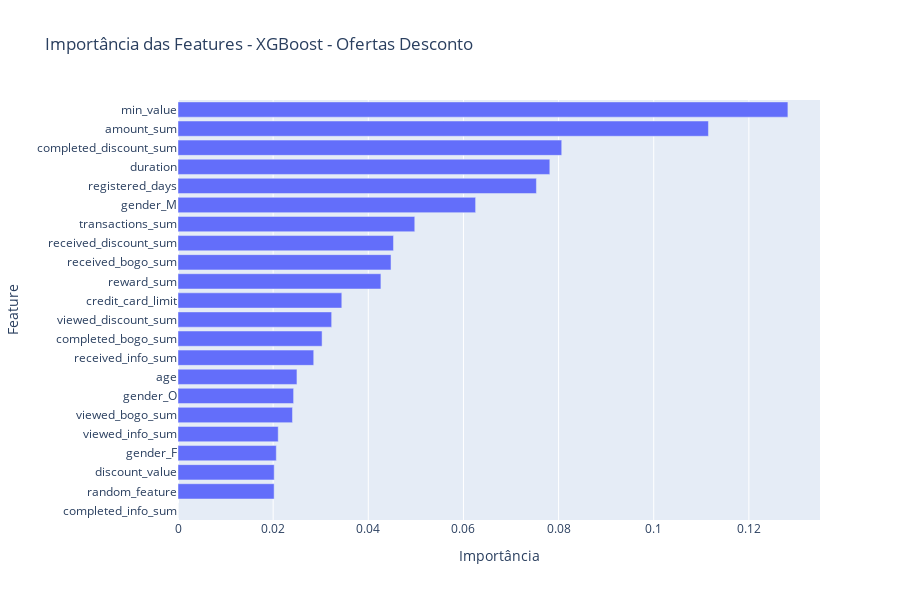

Notebook code cell kept with this figure:
### Code cell
xgb_model = discount_models["XGBoost"]
importancias = xgb_model.feature_importances_
nomes_features = X_d.columns

# Criar DataFrame ordenado
importancia_df = pd.DataFrame({
    "Feature": nomes_features,
    "Importância": importancias
}).sort_values(by="Importância", ascending=False)

# Plot com plotly.graph_objects
fig = go.Figure([
    go.Bar(
        x=importancia_df["Importância"],
        y=importancia_df["Feature"],
        orientation='h'
    )
])

fig.update_layout(
    title="Importância das Features - XGBoost - Ofertas Desconto",
    xaxis_title="Importância",
    yaxis_title="Feature",
    yaxis=dict(autorange="reversed"),
    height=600,
)

fig.show()

### Figure 1 — Plotly figure (JSON) as saved in the notebook; plotly's stock layout.template omitted (floating-point values rounded to 4 significant figures)
{"data": [{"orientation": "h", "type": "bar", "x": [0.1282, 0.1115, 0.08066, 0.07816, 0.07534, 0.06256, 0.04977, 0.0453, 0.04478, 0.04265, 0.03443, 0.0323, 0.03029, 0.02853, 0.025, 0.0243, 0.02406, 0.02107, 0.02067, 0.02022, 0.02021, 0.0], "y": ["min_value", "amount_sum", "completed_discount_sum", "duration", "registered_days", "gender_M", "transactions_sum", "received_discount_sum", "received_bogo_sum", "reward_sum", "credit_card_limit", "viewed_discount_sum", "completed_bogo_sum", "received_info_sum", "age", "gender_O", "viewed_bogo_sum", "viewed_info_sum", "gender_F", "discount_value", "random_feature", "completed_info_sum"]}], "layout": {"height": 600, "title": {"text": "Importância das Features - XGBoost - Ofertas Desconto"}, "xaxis": {"title": {"text": "Importância"}}, "yaxis": {"autorange": "reversed", "title": {"text": "Feature"}}}}
